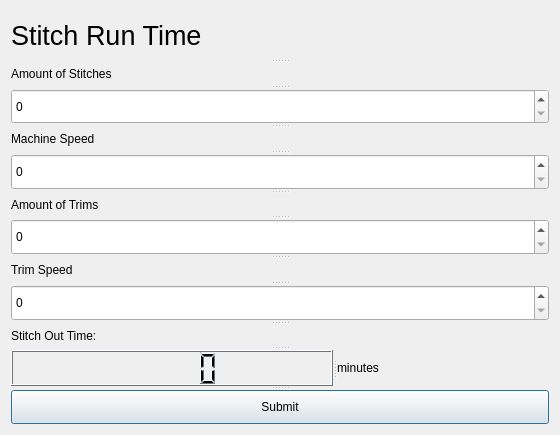
<?xml version="1.0" encoding="UTF-8"?>
<ui version="4.0">
 <class>stitchPlayer</class>
 <widget class="QDialog" name="stitchPlayer">
  <property name="geometry">
   <rect>
    <x>0</x>
    <y>0</y>
    <width>560</width>
    <height>435</height>
   </rect>
  </property>
  <property name="windowTitle">
   <string>Dialog</string>
  </property>
  <layout class="QVBoxLayout" name="verticalLayout">
   <item>
    <widget class="QSplitter" name="splitter_2">
     <property name="orientation">
      <enum>Qt::Vertical</enum>
     </property>
     <widget class="QLabel" name="label">
      <property name="font">
       <font>
        <pointsize>20</pointsize>
       </font>
      </property>
      <property name="text">
       <string>Stitch Run Time</string>
      </property>
     </widget>
     <widget class="QLabel" name="label_2">
      <property name="text">
       <string>Amount of Stitches</string>
      </property>
     </widget>
     <widget class="QSpinBox" name="stitch">
      <property name="maximum">
       <number>1000000000</number>
      </property>
     </widget>
     <widget class="QLabel" name="label_3">
      <property name="text">
       <string>Machine Speed</string>
      </property>
     </widget>
     <widget class="QSpinBox" name="speed">
      <property name="maximum">
       <number>1500</number>
      </property>
     </widget>
     <widget class="QLabel" name="label_4">
      <property name="text">
       <string>Amount of Trims</string>
      </property>
     </widget>
     <widget class="QSpinBox" name="trim">
      <property name="maximum">
       <number>1000</number>
      </property>
     </widget>
     <widget class="QLabel" name="label_5">
      <property name="text">
       <string>Trim Speed</string>
      </property>
     </widget>
     <widget class="QSpinBox" name="trimSpeed">
      <property name="maximum">
       <number>15</number>
      </property>
     </widget>
     <widget class="QLabel" name="label_6">
      <property name="text">
       <string>Stitch Out Time:</string>
      </property>
     </widget>
     <widget class="QSplitter" name="splitter">
      <property name="orientation">
       <enum>Qt::Horizontal</enum>
      </property>
      <widget class="QLCDNumber" name="answer">
       <property name="palette">
        <palette>
         <active>
          <colorrole role="WindowText">
           <brush brushstyle="SolidPattern">
            <color alpha="255">
             <red>0</red>
             <green>0</green>
             <blue>0</blue>
            </color>
           </brush>
          </colorrole>
          <colorrole role="Button">
           <brush brushstyle="SolidPattern">
            <color alpha="255">
             <red>210</red>
             <green>231</green>
             <blue>252</blue>
            </color>
           </brush>
          </colorrole>
          <colorrole role="Light">
           <brush brushstyle="SolidPattern">
            <color alpha="255">
             <red>255</red>
             <green>255</green>
             <blue>255</blue>
            </color>
           </brush>
          </colorrole>
          <colorrole role="Midlight">
           <brush brushstyle="SolidPattern">
            <color alpha="255">
             <red>232</red>
             <green>243</green>
             <blue>253</blue>
            </color>
           </brush>
          </colorrole>
          <colorrole role="Dark">
           <brush brushstyle="SolidPattern">
            <color alpha="255">
             <red>105</red>
             <green>115</green>
             <blue>126</blue>
            </color>
           </brush>
          </colorrole>
          <colorrole role="Mid">
           <brush brushstyle="SolidPattern">
            <color alpha="255">
             <red>140</red>
             <green>154</green>
             <blue>168</blue>
            </color>
           </brush>
          </colorrole>
          <colorrole role="Text">
           <brush brushstyle="SolidPattern">
            <color alpha="255">
             <red>0</red>
             <green>0</green>
             <blue>0</blue>
            </color>
           </brush>
          </colorrole>
          <colorrole role="BrightText">
           <brush brushstyle="SolidPattern">
            <color alpha="255">
             <red>255</red>
             <green>255</green>
             <blue>255</blue>
            </color>
           </brush>
          </colorrole>
          <colorrole role="ButtonText">
           <brush brushstyle="SolidPattern">
            <color alpha="255">
             <red>0</red>
             <green>0</green>
             <blue>0</blue>
            </color>
           </brush>
          </colorrole>
          <colorrole role="Base">
           <brush brushstyle="SolidPattern">
            <color alpha="255">
             <red>255</red>
             <green>255</green>
             <blue>255</blue>
            </color>
           </brush>
          </colorrole>
          <colorrole role="Window">
           <brush brushstyle="SolidPattern">
            <color alpha="255">
             <red>210</red>
             <green>231</green>
             <blue>252</blue>
            </color>
           </brush>
          </colorrole>
          <colorrole role="Shadow">
           <brush brushstyle="SolidPattern">
            <color alpha="255">
             <red>0</red>
             <green>0</green>
             <blue>0</blue>
            </color>
           </brush>
          </colorrole>
          <colorrole role="AlternateBase">
           <brush brushstyle="SolidPattern">
            <color alpha="255">
             <red>232</red>
             <green>243</green>
             <blue>253</blue>
            </color>
           </brush>
          </colorrole>
          <colorrole role="ToolTipBase">
           <brush brushstyle="SolidPattern">
            <color alpha="255">
             <red>255</red>
             <green>255</green>
             <blue>220</blue>
            </color>
           </brush>
          </colorrole>
          <colorrole role="ToolTipText">
           <brush brushstyle="SolidPattern">
            <color alpha="255">
             <red>0</red>
             <green>0</green>
             <blue>0</blue>
            </color>
           </brush>
          </colorrole>
          <colorrole role="PlaceholderText">
           <brush brushstyle="SolidPattern">
            <color alpha="128">
             <red>0</red>
             <green>0</green>
             <blue>0</blue>
            </color>
           </brush>
          </colorrole>
         </active>
         <inactive>
          <colorrole role="WindowText">
           <brush brushstyle="SolidPattern">
            <color alpha="255">
             <red>0</red>
             <green>0</green>
             <blue>0</blue>
            </color>
           </brush>
          </colorrole>
          <colorrole role="Button">
           <brush brushstyle="SolidPattern">
            <color alpha="255">
             <red>210</red>
             <green>231</green>
             <blue>252</blue>
            </color>
           </brush>
          </colorrole>
          <colorrole role="Light">
           <brush brushstyle="SolidPattern">
            <color alpha="255">
             <red>255</red>
             <green>255</green>
             <blue>255</blue>
            </color>
           </brush>
          </colorrole>
          <colorrole role="Midlight">
           <brush brushstyle="SolidPattern">
            <color alpha="255">
             <red>232</red>
             <green>243</green>
             <blue>253</blue>
            </color>
           </brush>
          </colorrole>
          <colorrole role="Dark">
           <brush brushstyle="SolidPattern">
            <color alpha="255">
             <red>105</red>
             <green>115</green>
             <blue>126</blue>
            </color>
           </brush>
          </colorrole>
          <colorrole role="Mid">
           <brush brushstyle="SolidPattern">
            <color alpha="255">
             <red>140</red>
             <green>154</green>
             <blue>168</blue>
            </color>
           </brush>
          </colorrole>
          <colorrole role="Text">
           <brush brushstyle="SolidPattern">
            <color alpha="255">
             <red>0</red>
             <green>0</green>
             <blue>0</blue>
            </color>
           </brush>
          </colorrole>
          <colorrole role="BrightText">
           <brush brushstyle="SolidPattern">
            <color alpha="255">
             <red>255</red>
             <green>255</green>
             <blue>255</blue>
            </color>
           </brush>
          </colorrole>
          <colorrole role="ButtonText">
           <brush brushstyle="SolidPattern">
            <color alpha="255">
             <red>0</red>
             <green>0</green>
             <blue>0</blue>
            </color>
           </brush>
          </colorrole>
          <colorrole role="Base">
           <brush brushstyle="SolidPattern">
            <color alpha="255">
             <red>255</red>
             <green>255</green>
             <blue>255</blue>
            </color>
           </brush>
          </colorrole>
          <colorrole role="Window">
           <brush brushstyle="SolidPattern">
            <color alpha="255">
             <red>210</red>
             <green>231</green>
             <blue>252</blue>
            </color>
           </brush>
          </colorrole>
          <colorrole role="Shadow">
           <brush brushstyle="SolidPattern">
            <color alpha="255">
             <red>0</red>
             <green>0</green>
             <blue>0</blue>
            </color>
           </brush>
          </colorrole>
          <colorrole role="AlternateBase">
           <brush brushstyle="SolidPattern">
            <color alpha="255">
             <red>232</red>
             <green>243</green>
             <blue>253</blue>
            </color>
           </brush>
          </colorrole>
          <colorrole role="ToolTipBase">
           <brush brushstyle="SolidPattern">
            <color alpha="255">
             <red>255</red>
             <green>255</green>
             <blue>220</blue>
            </color>
           </brush>
          </colorrole>
          <colorrole role="ToolTipText">
           <brush brushstyle="SolidPattern">
            <color alpha="255">
             <red>0</red>
             <green>0</green>
             <blue>0</blue>
            </color>
           </brush>
          </colorrole>
          <colorrole role="PlaceholderText">
           <brush brushstyle="SolidPattern">
            <color alpha="128">
             <red>0</red>
             <green>0</green>
             <blue>0</blue>
            </color>
           </brush>
          </colorrole>
         </inactive>
         <disabled>
          <colorrole role="WindowText">
           <brush brushstyle="SolidPattern">
            <color alpha="255">
             <red>105</red>
             <green>115</green>
             <blue>126</blue>
            </color>
           </brush>
          </colorrole>
          <colorrole role="Button">
           <brush brushstyle="SolidPattern">
            <color alpha="255">
             <red>210</red>
             <green>231</green>
             <blue>252</blue>
            </color>
           </brush>
          </colorrole>
          <colorrole role="Light">
           <brush brushstyle="SolidPattern">
            <color alpha="255">
             <red>255</red>
             <green>255</green>
             <blue>255</blue>
            </color>
           </brush>
          </colorrole>
          <colorrole role="Midlight">
           <brush brushstyle="SolidPattern">
            <color alpha="255">
             <red>232</red>
             <green>243</green>
             <blue>253</blue>
            </color>
           </brush>
          </colorrole>
          <colorrole role="Dark">
           <brush brushstyle="SolidPattern">
            <color alpha="255">
             <red>105</red>
             <green>115</green>
             <blue>126</blue>
            </color>
           </brush>
          </colorrole>
          <colorrole role="Mid">
           <brush brushstyle="SolidPattern">
            <color alpha="255">
             <red>140</red>
             <green>154</green>
             <blue>168</blue>
            </color>
           </brush>
          </colorrole>
          <colorrole role="Text">
           <brush brushstyle="SolidPattern">
            <color alpha="255">
             <red>105</red>
             <green>115</green>
             <blue>126</blue>
            </color>
           </brush>
          </colorrole>
          <colorrole role="BrightText">
           <brush brushstyle="SolidPattern">
            <color alpha="255">
             <red>255</red>
             <green>255</green>
             <blue>255</blue>
            </color>
           </brush>
          </colorrole>
          <colorrole role="ButtonText">
           <brush brushstyle="SolidPattern">
            <color alpha="255">
             <red>105</red>
             <green>115</green>
             <blue>126</blue>
            </color>
           </brush>
          </colorrole>
          <colorrole role="Base">
           <brush brushstyle="SolidPattern">
            <color alpha="255">
             <red>210</red>
             <green>231</green>
             <blue>252</blue>
            </color>
           </brush>
          </colorrole>
          <colorrole role="Window">
           <brush brushstyle="SolidPattern">
            <color alpha="255">
             <red>210</red>
             <green>231</green>
             <blue>252</blue>
            </color>
           </brush>
          </colorrole>
          <colorrole role="Shadow">
           <brush brushstyle="SolidPattern">
            <color alpha="255">
             <red>0</red>
             <green>0</green>
             <blue>0</blue>
            </color>
           </brush>
          </colorrole>
          <colorrole role="AlternateBase">
           <brush brushstyle="SolidPattern">
            <color alpha="255">
             <red>210</red>
             <green>231</green>
             <blue>252</blue>
            </color>
           </brush>
          </colorrole>
          <colorrole role="ToolTipBase">
           <brush brushstyle="SolidPattern">
            <color alpha="255">
             <red>255</red>
             <green>255</green>
             <blue>220</blue>
            </color>
           </brush>
          </colorrole>
          <colorrole role="ToolTipText">
           <brush brushstyle="SolidPattern">
            <color alpha="255">
             <red>0</red>
             <green>0</green>
             <blue>0</blue>
            </color>
           </brush>
          </colorrole>
          <colorrole role="PlaceholderText">
           <brush brushstyle="SolidPattern">
            <color alpha="128">
             <red>0</red>
             <green>0</green>
             <blue>0</blue>
            </color>
           </brush>
          </colorrole>
         </disabled>
        </palette>
       </property>
      </widget>
      <widget class="QLabel" name="label_7">
       <property name="text">
        <string>minutes</string>
       </property>
      </widget>
     </widget>
     <widget class="QPushButton" name="submit">
      <property name="text">
       <string>Submit</string>
      </property>
     </widget>
    </widget>
   </item>
  </layout>
 </widget>
 <resources/>
 <connections/>
</ui>
